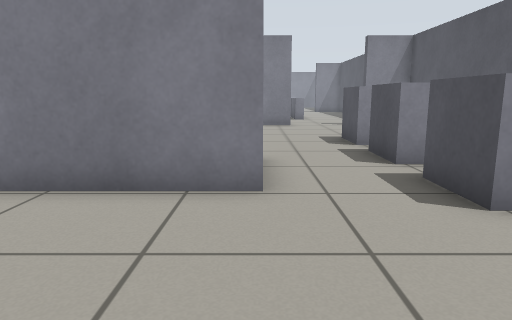
view 1 (above)

16 first-person views from a walk through a Gazebo world. The camera is 0.68 m above the floor, tilts 10° down and sees 70° across. The floor is counted in squares, 0.5 m on a side. Each view is taken from the middle of a square. On the plan, view 1 faces up. The plan holds only what a view shows up to about 15 squares ahead; the rest is blank. The place goes on beyond the plan. Robots are left out.

view 2
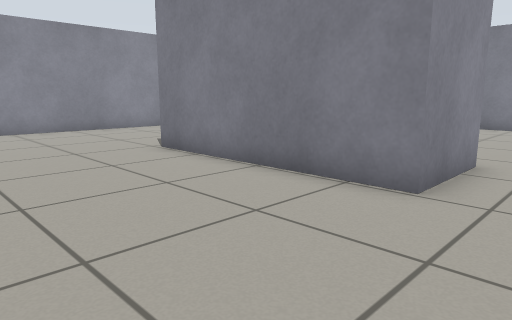

view 3
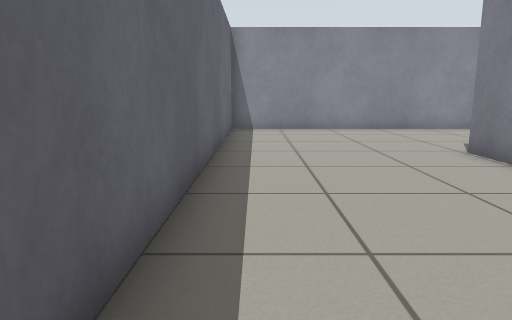

view 4
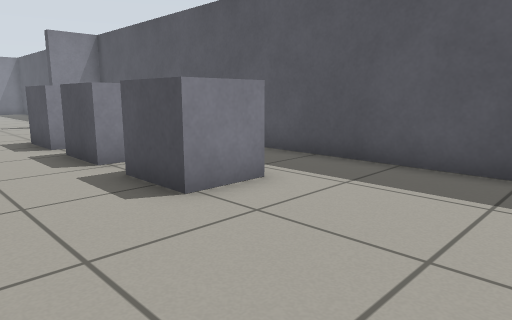

view 5
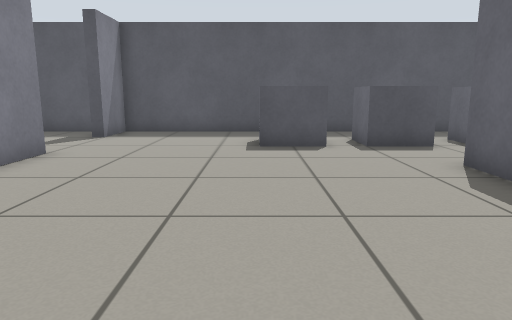

view 6
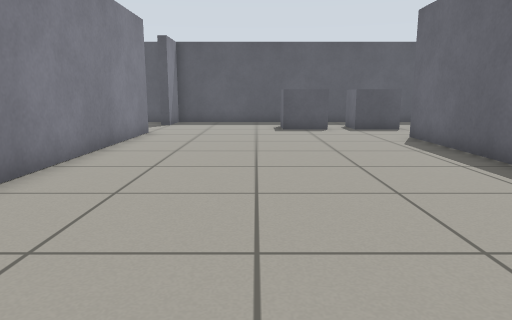

view 7
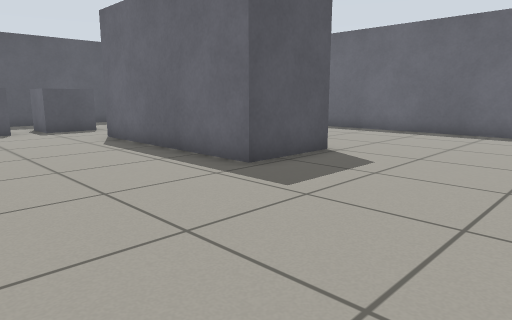

view 8
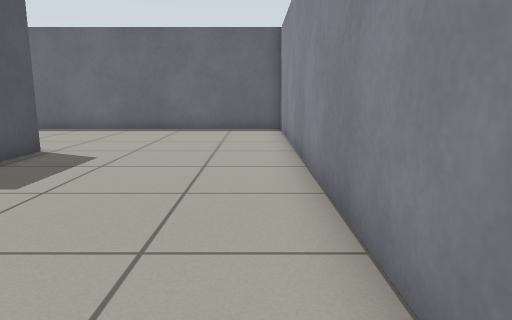

view 9
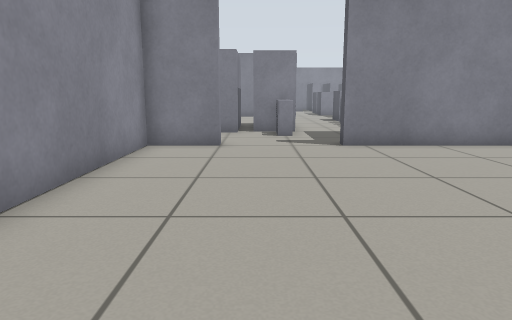

view 10
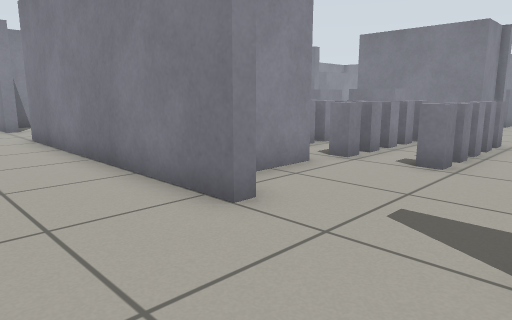

view 11
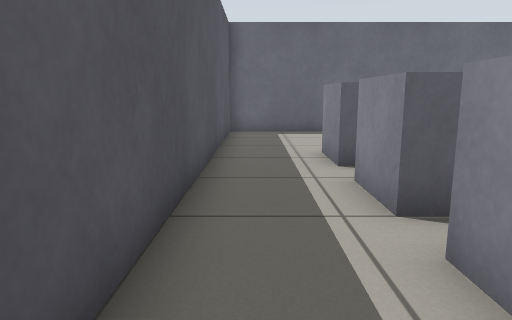

view 12
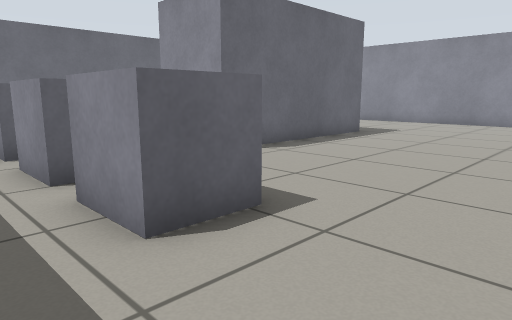

view 13
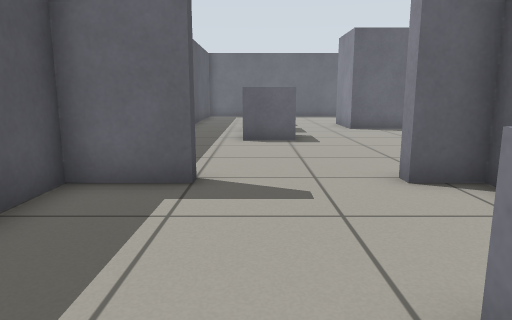

view 14
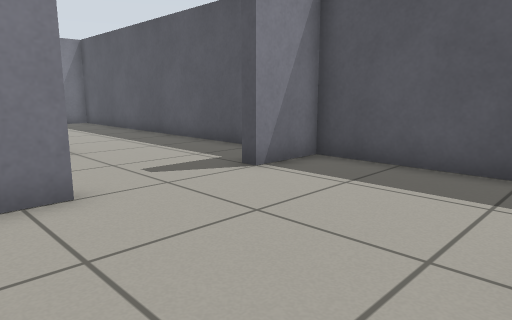

view 15
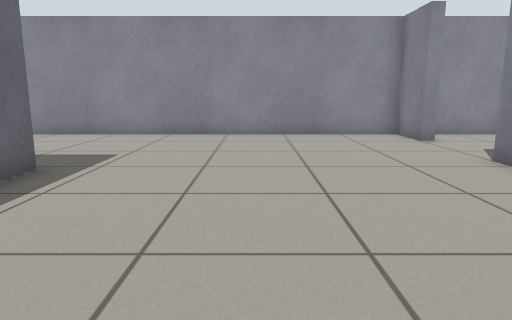

view 16
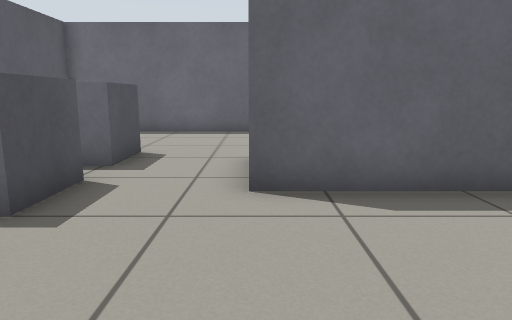

### Floor plan
Key: @ floor where view 1 was taken; # wall or solid block; . floor; B grey box; O other object.
Columns run from 13 left of view 1 to 7 right of it. Each row starts with its distance up from view 1.
 23            BBBBBB...#
 22   B  ..      BBBB...#
 21 # BBO..      BBBB...#
 20 #...B..      B......#
 19 #...B..      B......#
 18 #.....       B......#
 17 ##....#########...###
 16 #...................#
 15 #...................#
 14 #...................#
 13 #...................#
 12 #...............BB..#
 11 #...............BB..#
 10 #...............BB..#
  9 #...............BB..#
  8 #.....BBBBBBBB..BB..#
  7 #.....B      B..BB..#
  6 #.....B      B..BB..#
  5 #.....BBBBBBBB..BB..#
  4 #...............BB..#
  3 #...................#
  2 #...................#
  1 #...................#
  0 #............@......#
 -1 #####################

Where each view was taken, in squares from view 1:
view 1: 0 up, 0 right, facing up
view 2: 0 up, 2 right, facing up-left
view 3: 0 up, 2 right, facing left
view 4: 0 up, 0 right, facing up-right
view 5: 12 up, 7 left, facing right
view 6: 13 up, 12 left, facing right
view 7: 13 up, 12 left, facing down-right
view 8: 14 up, 12 left, facing down
view 9: 7 up, 10 left, facing up
view 10: 14 up, 5 right, facing up-left
view 11: 13 up, 6 right, facing down
view 12: 15 up, 6 right, facing down-left
view 13: 23 up, 4 right, facing down
view 14: 12 up, 0 right, facing up-right
view 15: 12 up, 0 right, facing left
view 16: 13 up, 0 right, facing down
